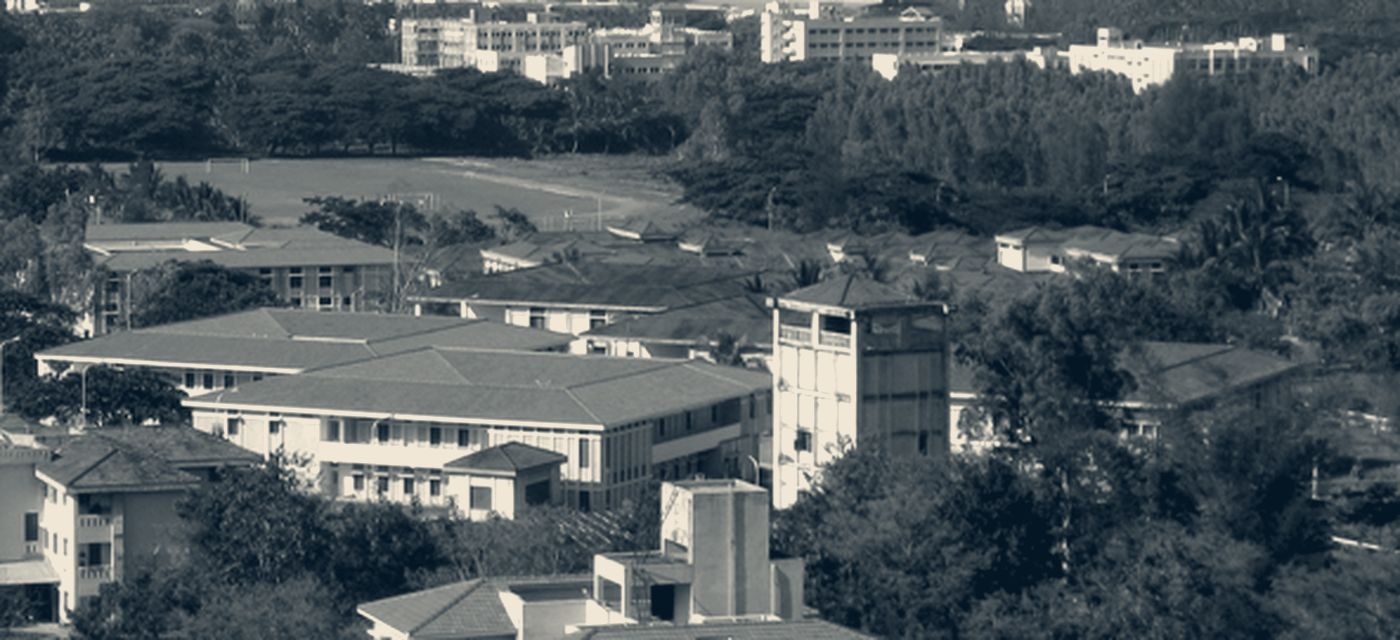
#> input picture cirs-archive-gallery/assets/img/aerial-duo.jpg, 1400 x 640 px, found by its file name
$ python make-header.py
#> lines starting #> are read from the running program, lines starting #| are printed output that depends on the picture
#!/usr/bin/env python3
"""Compose the Admissions banner photograph.

The banner has to do two jobs at once: look like the rest of the site, and
keep a large white headline and a paragraph of lead text readable over it.
A raw photograph does neither — campus pictures are bright, busy and green,
and the site is deep purple and gold.

So the source is graded rather than merely darkened:

  1. cropped to the banner's aspect and gently blurred, so detail never
     competes with the type sitting on top of it;
  2. mapped to a duotone between the site's purple-ink and a warm highlight,
     which is what makes it read as part of this site rather than a stock
     photo dropped into it;
  3. given a directional gradient — heaviest at the bottom left where the
     headline and lead sit, lightest at the top right — the same diagonal
     the .band sections already use.

The CSS scrim over .pagehero is deliberately light, because the darkening
lives here. Change one and check the other: tools/check-contrast.py measures
what the headline actually gets.

    python3 tools/make-header.py                      # uses SOURCES below
    python3 tools/make-header.py path/to/photo.jpg    # or your own

Drop replacement photographs into assets/source/ and pass one in. Anything
wider than it is tall works; the crop is centred. The originals live there
rather than in assets/img because they are 150 MB of camera files that must
never reach a web host — see assets/source/README.md.
"""

import os
import sys

from PIL import Image, ImageEnhance, ImageFilter, ImageOps

ROOT = os.path.dirname(os.path.dirname(os.path.abspath(__file__)))

# Default source, and the fallbacks if it is missing. The assembly in front of
# the school was chosen over the close-up portraits in the same set: under a
# heavy grade a face becomes an unreadable shape, whereas a crowd reads as
# texture, and the empty paved foreground is where the headline lands.
SOURCES = ["assets/source/IMG_20260423_091355.jpg",
           "assets/img/aerial-duo.jpg", "assets/img/hero.jpg"]
OUT = "assets/img/admissions-header.jpg"

WIDTH, HEIGHT = 2400, 1200          # 2:1, covers a 1440px-wide banner at 2x

# The duotone ramp. The shadow is a saturated purple rather than the near
# black of --dark-ink: black shadows give a grey, sepia-looking midtone,
# and what makes the picture belong to this site is purple in the middle of
# the range, not only at the bottom of it. The highlight is warmed toward
# the gold accent for the same reason.
SHADOW = (32, 22, 54)
HIGHLIGHT = (232, 206, 158)
KEEP_COLOUR = 0.10                  # a trace of the original hue survives
WASH = (30, 22, 38)                 # --dark-deep, laid over to unify
WASH_ALPHA = 0.26


def cover(im, w, h):
    """Scale and centre-crop to exactly w x h, without distorting."""
    scale = max(w / im.width, h / im.height)
    im = im.resize((max(w, int(im.width * scale)), max(h, int(im.height * scale))),
                   Image.LANCZOS)
    left = (im.width - w) // 2
    top = (im.height - h) // 2
    return im.crop((left, top, left + w, top + h))


def duotone(im):
    """Map luminance onto a purple-to-warm ramp."""
    grey = im.convert("L")
    grey = ImageEnhance.Contrast(grey).enhance(1.12)
    ramp = []
    for channel in range(3):
        lo, hi = SHADOW[channel], HIGHLIGHT[channel]
        ramp += [int(lo + (hi - lo) * (i / 255)) for i in range(256)]
    toned = grey.convert("RGB").point(ramp)
    toned = Image.blend(toned, im, KEEP_COLOUR)
    wash = Image.new("RGB", toned.size, WASH)
    return Image.blend(toned, wash, WASH_ALPHA)


def gradient(w, h):
    """A diagonal darkening mask: heaviest bottom-left, lightest top-right."""
    mask = Image.new("L", (w, h))
    px = mask.load()
    for y in range(h):
        for x in range(w):
            # 0 at top-right, 1 at bottom-left
            t = (1 - x / w) * 0.62 + (y / h) * 0.52
            px[x, y] = int(255 * min(1.0, max(0.0, t)) ** 1.05)
    return mask


def main():
    src = sys.argv[1] if len(sys.argv) > 1 else None
    if src is None:
        for candidate in SOURCES:
            if os.path.exists(os.path.join(ROOT, candidate)):
                src = candidate
                break
    if src is None:
        sys.exit("make-header: no source photograph found; pass one as an argument")

    path = src if os.path.isabs(src) else os.path.join(ROOT, src)
    if not os.path.exists(path):
        sys.exit(f"make-header: {src} not found")

    im = ImageOps.exif_transpose(Image.open(path)).convert("RGB")
#> im is the input picture: PIL image 1400x640 RGB; mean R, G, B 78.6, 88, 92.2
    im = cover(im, WIDTH, HEIGHT)
#> in cover, `return im.crop((left, top, left + w, top + h))`:
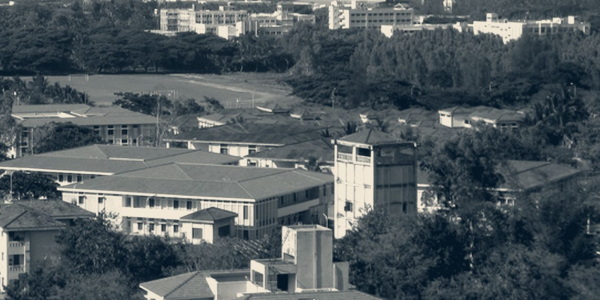
#> returned value: PIL image 2400x1200 RGB (shown at 1/4 size); mean R, G, B 79.6, 88.9, 93
    im = im.filter(ImageFilter.GaussianBlur(radius=2.2))
#> im: PIL image 2400x1200 RGB
    im = duotone(im)
#> in duotone, `grey = ImageEnhance.Contrast(grey).enhance(1.12)`:
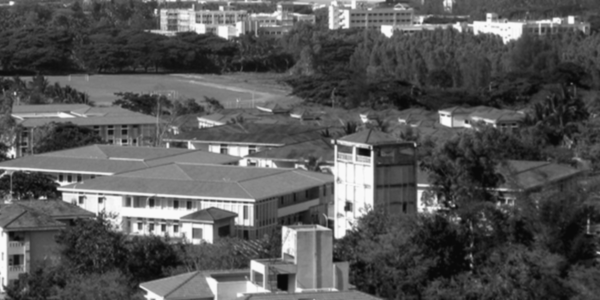
#> grey: PIL image 2400x1200 L (shown at 1/4 size); min 7, max 251, mean 86.1
#> in duotone, `toned = grey.convert("RGB").point(ramp)`:
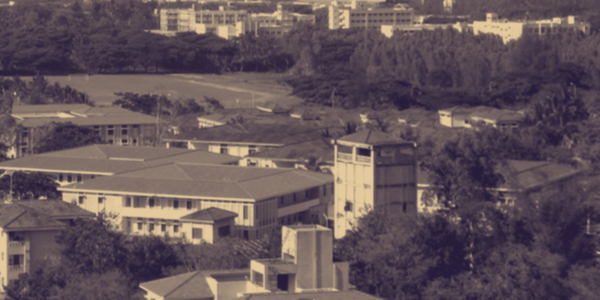
#> toned: PIL image 2400x1200 RGB (shown at 1/4 size); mean R, G, B 99, 83.6, 88.6
#> in duotone, `wash = Image.new("RGB", toned.size, WASH)`:
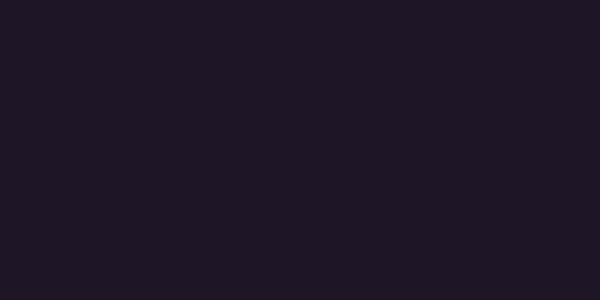
#> wash: PIL image 2400x1200 RGB (shown at 1/4 size); mean R, G, B 30, 22, 38
#> in duotone, `return Image.blend(toned, wash, WASH_ALPHA)`:
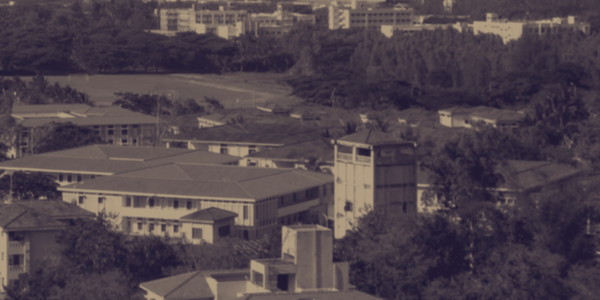
#> returned value: PIL image 2400x1200 RGB (shown at 1/4 size); mean R, G, B 78.8, 67.2, 74.9
    im = ImageEnhance.Brightness(im).enhance(0.86)

    dark = Image.new("RGB", (WIDTH, HEIGHT), SHADOW)
    im = Image.composite(dark, im, gradient(WIDTH, HEIGHT).point(
        lambda v: int(v * 0.88)))   # the gradient never reaches full black
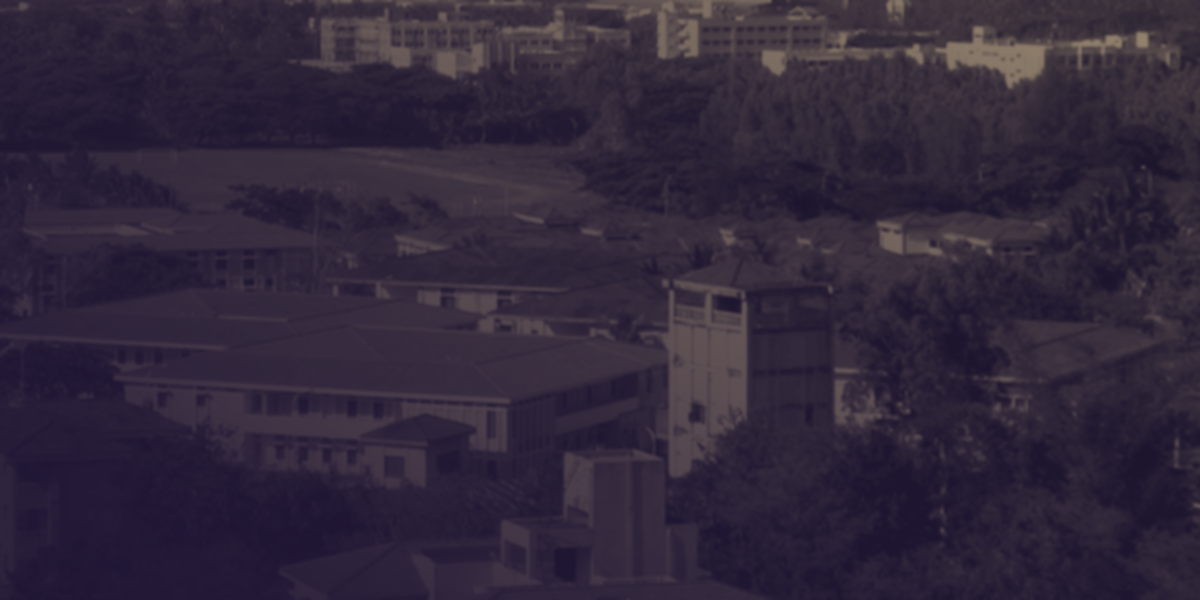
#> im: PIL image 2400x1200 RGB (shown at 1/2 size); mean R, G, B 49.2, 39.3, 58.6

    out = os.path.join(ROOT, OUT)
    im.save(out, "JPEG", quality=82, optimize=True, progressive=True)
    print(f"  write  {OUT}  {WIDTH}x{HEIGHT}  "
          f"{os.path.getsize(out):,} bytes  (from {src})")


if __name__ == "__main__":
    main()

$ run again, with cirs-archive-gallery/assets/img/entrance.jpg copied over cirs-archive-gallery/assets/img/aerial-duo.jpg
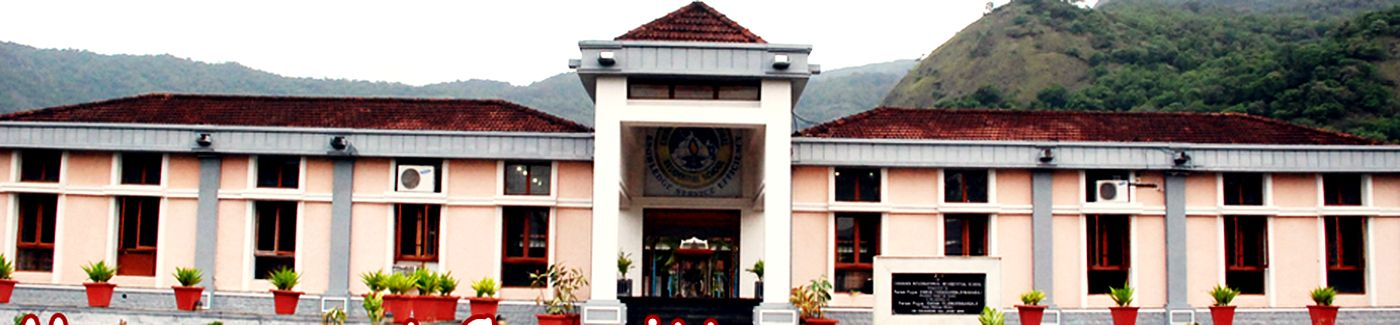
#> input picture cirs-archive-gallery/assets/img/entrance.jpg, 1400 x 325 px, found by its file name
#> in main, im is the input picture: PIL image 1400x325 RGB; mean R, G, B 152.5, 140.5, 134.6
#> in duotone, `return Image.blend(toned, wash, WASH_ALPHA)`:
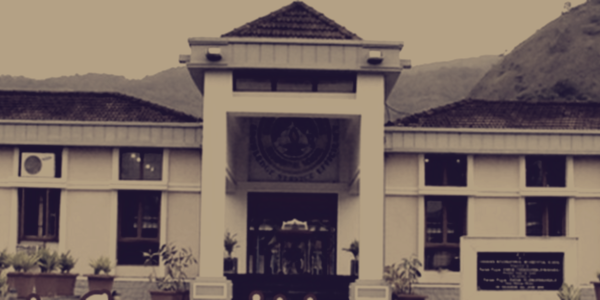
#> returned value: PIL image 2400x1200 RGB (shown at 1/4 size); mean R, G, B 117.5, 101.6, 95.5
#> mask: PIL image 2400x1200 L; every value is 0
#> in main, `im = Image.composite(dark, im, gradient(WIDTH, HEIGHT).point( lambda v..`:
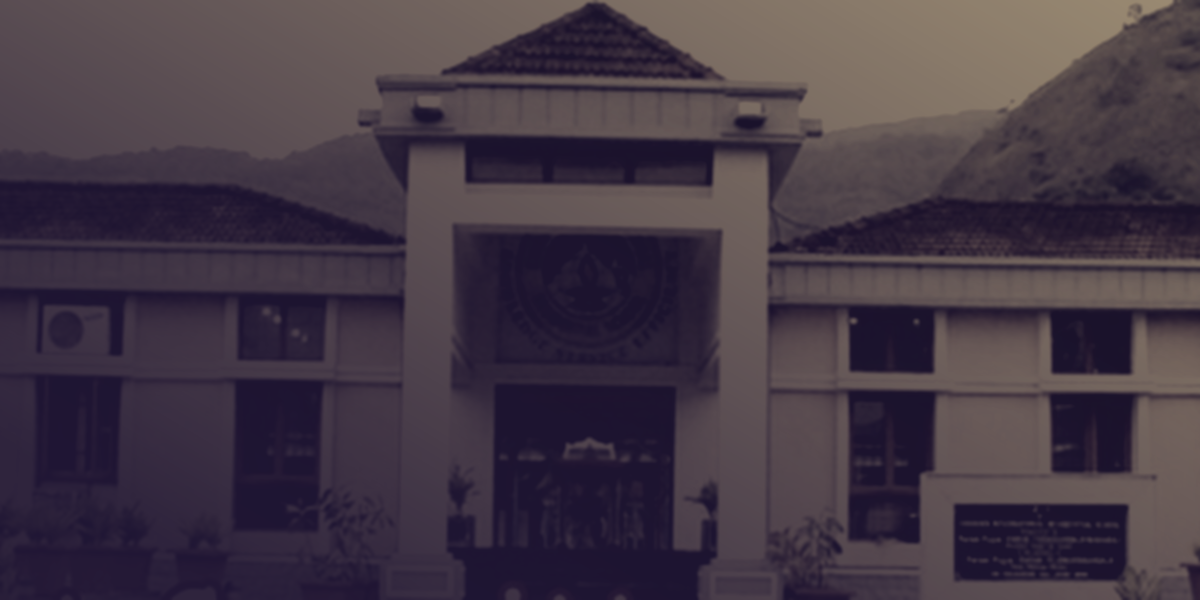
#> im: PIL image 2400x1200 RGB (shown at 1/2 size); mean R, G, B 68.1, 56.3, 68.9

$ run again, with cirs-archive-gallery/assets/img/ridge-duo.jpg copied over cirs-archive-gallery/assets/img/aerial-duo.jpg
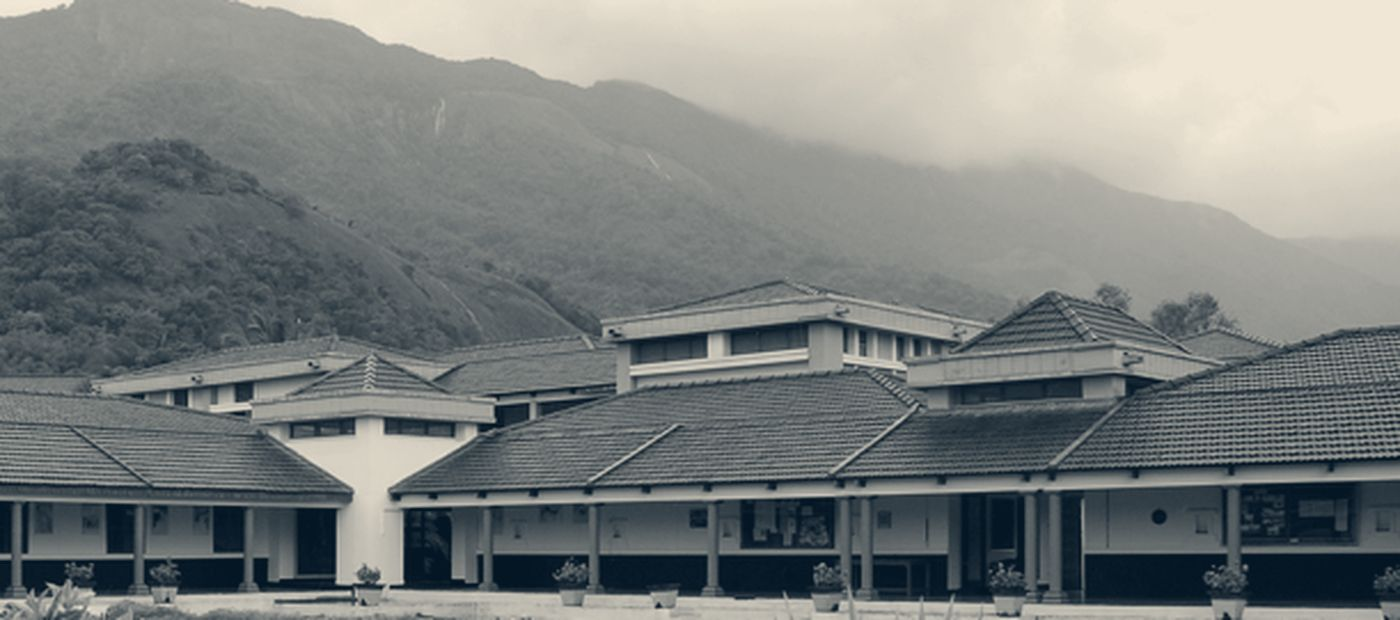
#> input picture cirs-archive-gallery/assets/img/ridge-duo.jpg, 1400 x 620 px, found by its file name
#> in main, im is the input picture: PIL image 1400x620 RGB; mean R, G, B 124.3, 128.4, 126.6
#> in duotone, `return Image.blend(toned, wash, WASH_ALPHA)`:
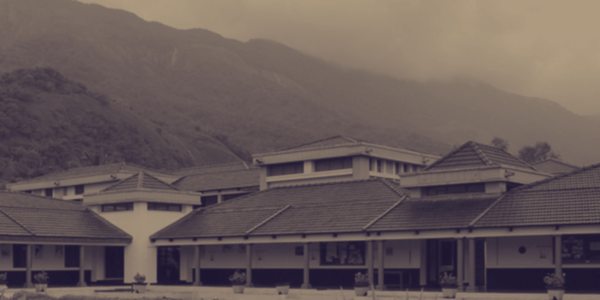
#> returned value: PIL image 2400x1200 RGB (shown at 1/4 size); mean R, G, B 103.5, 89.7, 88.6
#> mask: PIL image 2400x1200 L; every value is 0
#> in main, `im = Image.composite(dark, im, gradient(WIDTH, HEIGHT).point( lambda v..`:
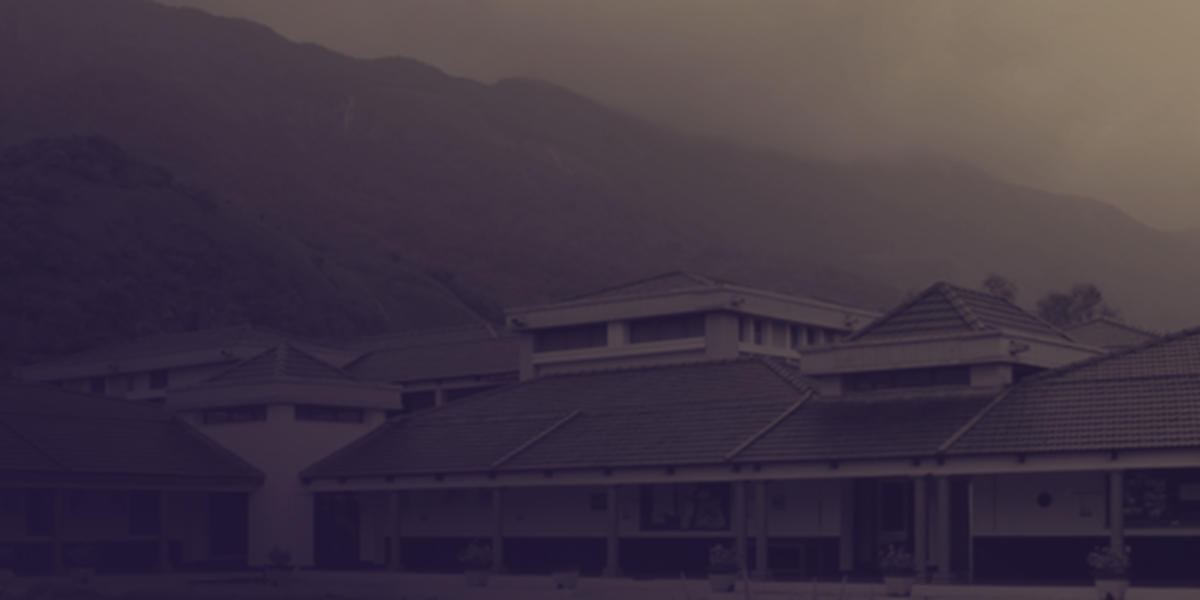
#> im: PIL image 2400x1200 RGB (shown at 1/2 size); mean R, G, B 65, 53.7, 67.3
